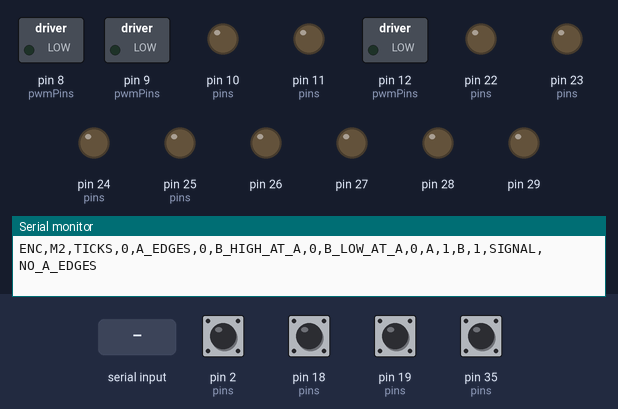
This sketch was run on a simulated Arduino Mega 2560, built with avr-gcc and run on an emulated ATmega2560. On the bench: switched loads named in the sketch (green lamp = pin HIGH), output pins drawn as LEDs (lit = HIGH), the last lines printed to the serial monitor. Inputs (shaded band) come from the test bench; at power-on: pin 2 (pins), pin 18 (pins), pin 19 (pins), pin 35 (pins) HIGH.

Above: at 1.2 s.
1.3 s: "F\n" received over Serial
At 2.1 s:
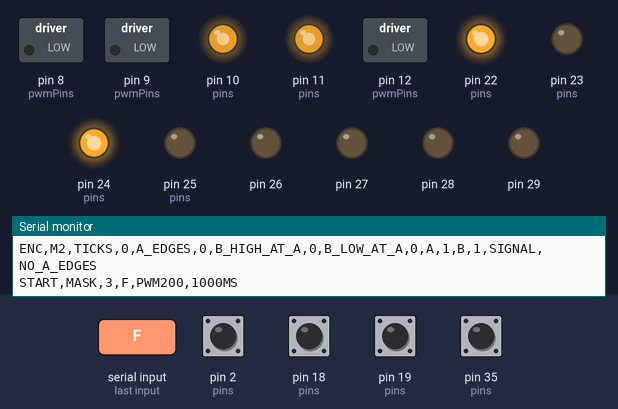
3.8 s: "R\n" received over Serial
At 4.1 s:
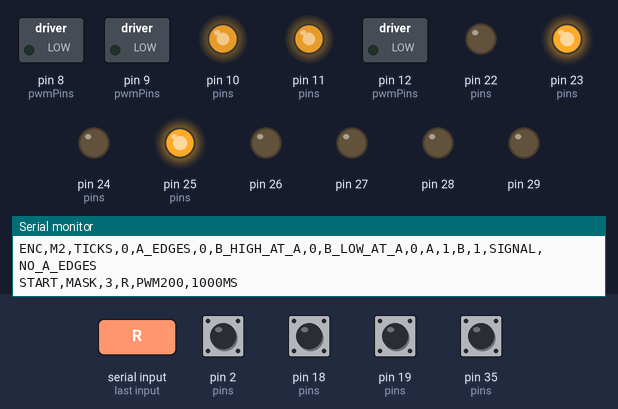
6.3 s: "M1F\n" received over Serial
At 7.1 s:
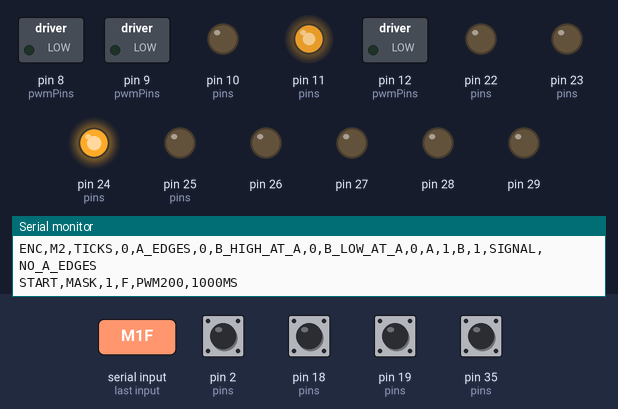
Timing chart, 0 to 9.3 s (numbered marks = the images above; inputs shaded):
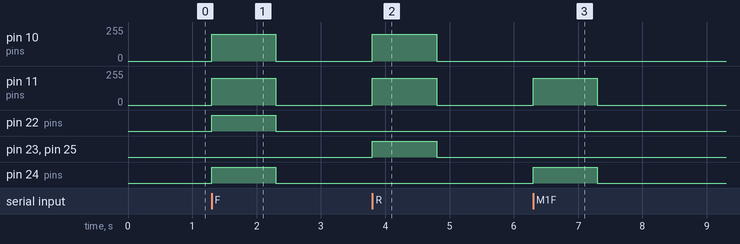

Measured:
- after the input at 1.3 s, pin 10 (pins), pin 11 (pins): 0/255 → 200/255 at once, → 0/255 1.0 s later; pin 22 (pins), pin 24 (pins): LOW → HIGH at once, → LOW 1.0 s later
- after the input at 3.8 s, pin 10 (pins), pin 11 (pins): 0/255 → 200/255 at once, → 0/255 1.0 s later; pin 23 (pins), pin 25 (pins): LOW → HIGH at once, → LOW 1.0 s later
- after the input at 6.3 s, pin 11 (pins): 0/255 → 200/255 at once, → 0/255 1.0 s later; pin 24 (pins): LOW → HIGH at once, → LOW 1.0 s later

The sketch:

two_motor_test.ino
```cpp
#include <Arduino.h>
#include <util/atomic.h>

// A-edge x2 decoding: B is sampled inside the ISR, not inferred from
// occasional serial snapshots. Counts are not calibrated revolutions.
struct MotorPins { uint8_t in1, in2, pwm, a, b; };
const MotorPins pins[2] = {{24, 25, 11, 19, 18}, {22, 23, 10, 2, 35}};
struct EncoderData {
  int32_t ticks;
  uint32_t edges, bHigh, bLow;
};
volatile EncoderData encoder[2] = {};
const uint8_t TEST_PWM = 200;
const uint32_t PULSE_MS = 1000;
const uint32_t REPORT_MS = 250;
bool running = false;
uint32_t startedAt = 0, lastReport = 0;
char command[24];
uint8_t commandLength = 0;
bool overflow = false;

void recordEdge(uint8_t i) {
  bool a = digitalRead(pins[i].a);
  bool b = digitalRead(pins[i].b);
  encoder[i].ticks += a == b ? 1 : -1;
  ++encoder[i].edges;
  if (b) ++encoder[i].bHigh;
  else ++encoder[i].bLow;
}
void encoder1ISR() { recordEdge(0); }
void encoder2ISR() { recordEdge(1); }

void stopAll() {
  for (uint8_t i = 0; i < 2; ++i) {
    analogWrite(pins[i].pwm, 0);
    digitalWrite(pins[i].in1, LOW);
    digitalWrite(pins[i].in2, LOW);
  }
  running = false;
}

void reportEncoders() {
  EncoderData snapshot[2];
  ATOMIC_BLOCK(ATOMIC_RESTORESTATE) {
    for (uint8_t i = 0; i < 2; ++i) {
      snapshot[i].ticks = encoder[i].ticks;
      snapshot[i].edges = encoder[i].edges;
      snapshot[i].bHigh = encoder[i].bHigh;
      snapshot[i].bLow = encoder[i].bLow;
    }
  }
  for (uint8_t i = 0; i < 2; ++i) {
    Serial.print(F("ENC,M")); Serial.print(i + 1);
    Serial.print(F(",TICKS,")); Serial.print(snapshot[i].ticks);
    Serial.print(F(",A_EDGES,")); Serial.print(snapshot[i].edges);
    Serial.print(F(",B_HIGH_AT_A,")); Serial.print(snapshot[i].bHigh);
    Serial.print(F(",B_LOW_AT_A,")); Serial.print(snapshot[i].bLow);
    Serial.print(F(",A,")); Serial.print(digitalRead(pins[i].a));
    Serial.print(F(",B,")); Serial.print(digitalRead(pins[i].b));
    Serial.print(F(",SIGNAL,"));
    if (!snapshot[i].edges) Serial.println(F("NO_A_EDGES"));
    else if (!snapshot[i].bLow) Serial.println(F("B_ALWAYS_HIGH_AT_A"));
    else if (!snapshot[i].bHigh) Serial.println(F("B_ALWAYS_LOW_AT_A"));
    else Serial.println(F("BOTH_B_LEVELS_SEEN"));
  }
}

void resetEncoders() {
  ATOMIC_BLOCK(ATOMIC_RESTORESTATE) {
    for (uint8_t i = 0; i < 2; ++i) {
      encoder[i].ticks = 0; encoder[i].edges = 0;
      encoder[i].bHigh = 0; encoder[i].bLow = 0;
    }
  }
}

void startPulse(uint8_t mask, bool forward) {
  if (running) { Serial.println(F("ERROR,BUSY")); return; }
  stopAll();
  startedAt = millis();
  running = true;
  for (uint8_t i = 0; i < 2; ++i) {
    if (mask & (1 << i)) {
      digitalWrite(pins[i].in1, forward ? HIGH : LOW);
      digitalWrite(pins[i].in2, forward ? LOW : HIGH);
      analogWrite(pins[i].pwm, TEST_PWM);
    }
  }
  Serial.print(F("START,MASK,")); Serial.print(mask);
  Serial.println(forward ? F(",F,PWM200,1000MS") : F(",R,PWM200,1000MS"));
}

void executeCommand() {
  command[commandLength] = '\0';
  if (overflow) { stopAll(); Serial.println(F("ERROR,COMMAND_TOO_LONG")); }
  else if (!strcmp(command, "STOP") || !strcmp(command, "S")) {
    stopAll(); Serial.println(F("STOPPED"));
  } else if (!strcmp(command, "STATUS") || !strcmp(command, "ENC")) {
    Serial.println(running ? F("RUNNING") : F("STOPPED")); reportEncoders();
  } else if (!strcmp(command, "RST")) {
    if (running) Serial.println(F("ERROR,BUSY"));
    else { resetEncoders(); Serial.println(F("RESET")); reportEncoders(); }
  } else if (!strcmp(command, "F")) startPulse(3, true);
  else if (!strcmp(command, "R")) startPulse(3, false);
  else if (!strcmp(command, "M1F")) startPulse(1, true);
  else if (!strcmp(command, "M1R")) startPulse(1, false);
  else if (!strcmp(command, "M2F")) startPulse(2, true);
  else if (!strcmp(command, "M2R")) startPulse(2, false);
  else if (commandLength) { stopAll(); Serial.println(F("ERROR,UNKNOWN_COMMAND")); }
  commandLength = 0; overflow = false;
}

void setup() {
  const uint8_t pwmPins[] = {8, 9, 10, 11, 12};
  for (uint8_t p : pwmPins) { digitalWrite(p, LOW); pinMode(p, OUTPUT); analogWrite(p, 0); }
  for (uint8_t p = 22; p <= 29; ++p) { digitalWrite(p, LOW); pinMode(p, OUTPUT); }
  stopAll();
  for (uint8_t i = 0; i < 2; ++i) {
    pinMode(pins[i].a, INPUT_PULLUP); pinMode(pins[i].b, INPUT_PULLUP);
  }
  attachInterrupt(digitalPinToInterrupt(pins[0].a), encoder1ISR, CHANGE);
  attachInterrupt(digitalPinToInterrupt(pins[1].a), encoder2ISR, CHANGE);
  Serial.begin(115200);
  Serial.println(F("READY,TWO_MOTOR_V2,M1=24/25/11,A19/B18,M2=22/23/10,A2/B35"));
  Serial.println(F("F/R: both; M1F/M1R/M2F/M2R: one; STOP; STATUS; RST. Newline required."));
}

void loop() {
  if (running && uint32_t(millis() - startedAt) >= PULSE_MS) {
    stopAll(); Serial.println(F("STOPPED,TIMEOUT")); reportEncoders();
    lastReport = millis();
  }
  // No telemetry writes while running: serial backpressure must not delay stop.
  if (!running && uint32_t(millis() - lastReport) >= REPORT_MS) {
    lastReport = millis(); reportEncoders();
  }
  for (uint8_t n = 0; n < 16 && Serial.available(); ++n) {
    char c = Serial.read();
    if (c == '\n') executeCommand();
    else if (c != '\r') {
      if (commandLength < sizeof(command) - 1) command[commandLength++] = c;
      else overflow = true;
    }
  }
}
```
